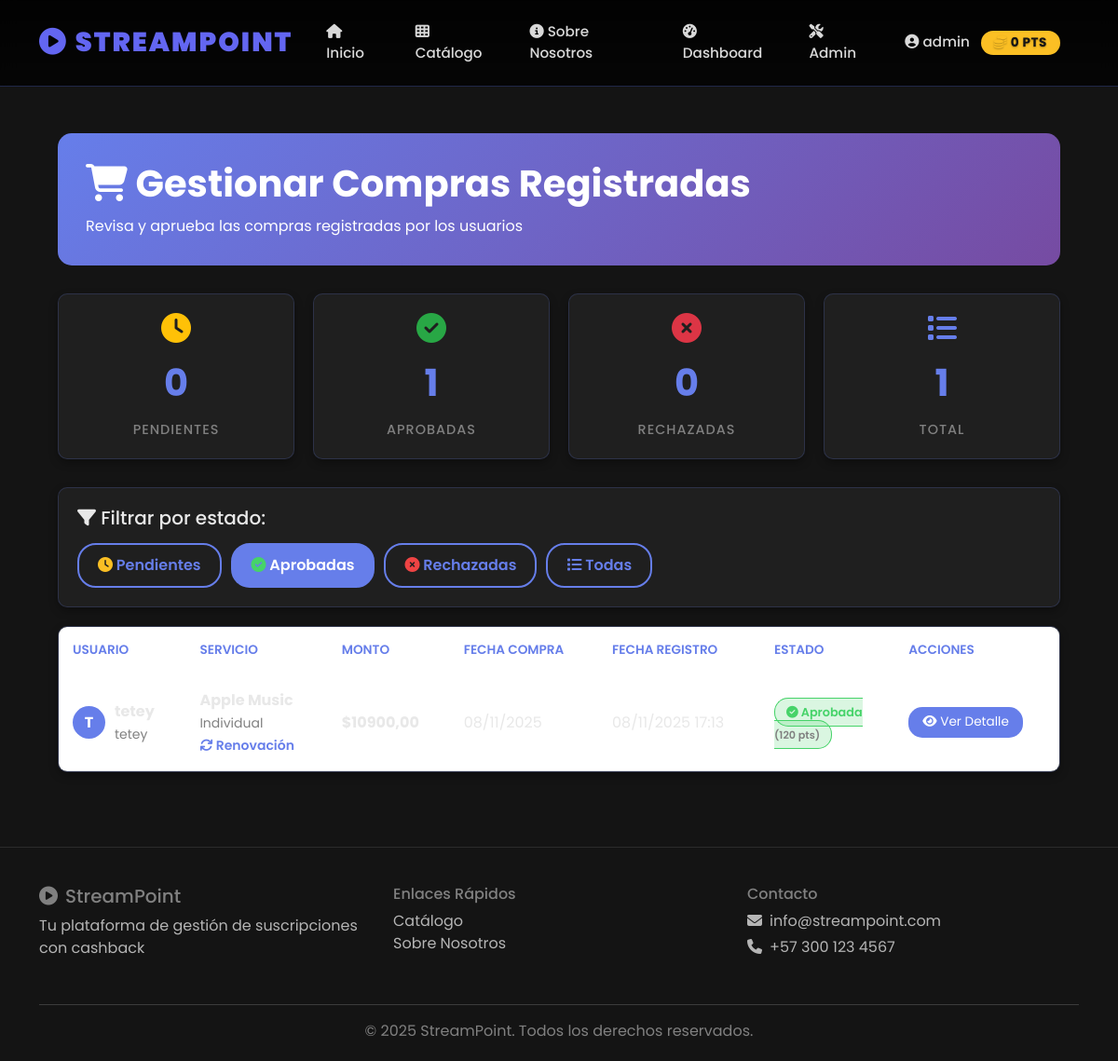
Page /management/gestionar-compras/?estado=aprobada (signed in) on the earlier database version.
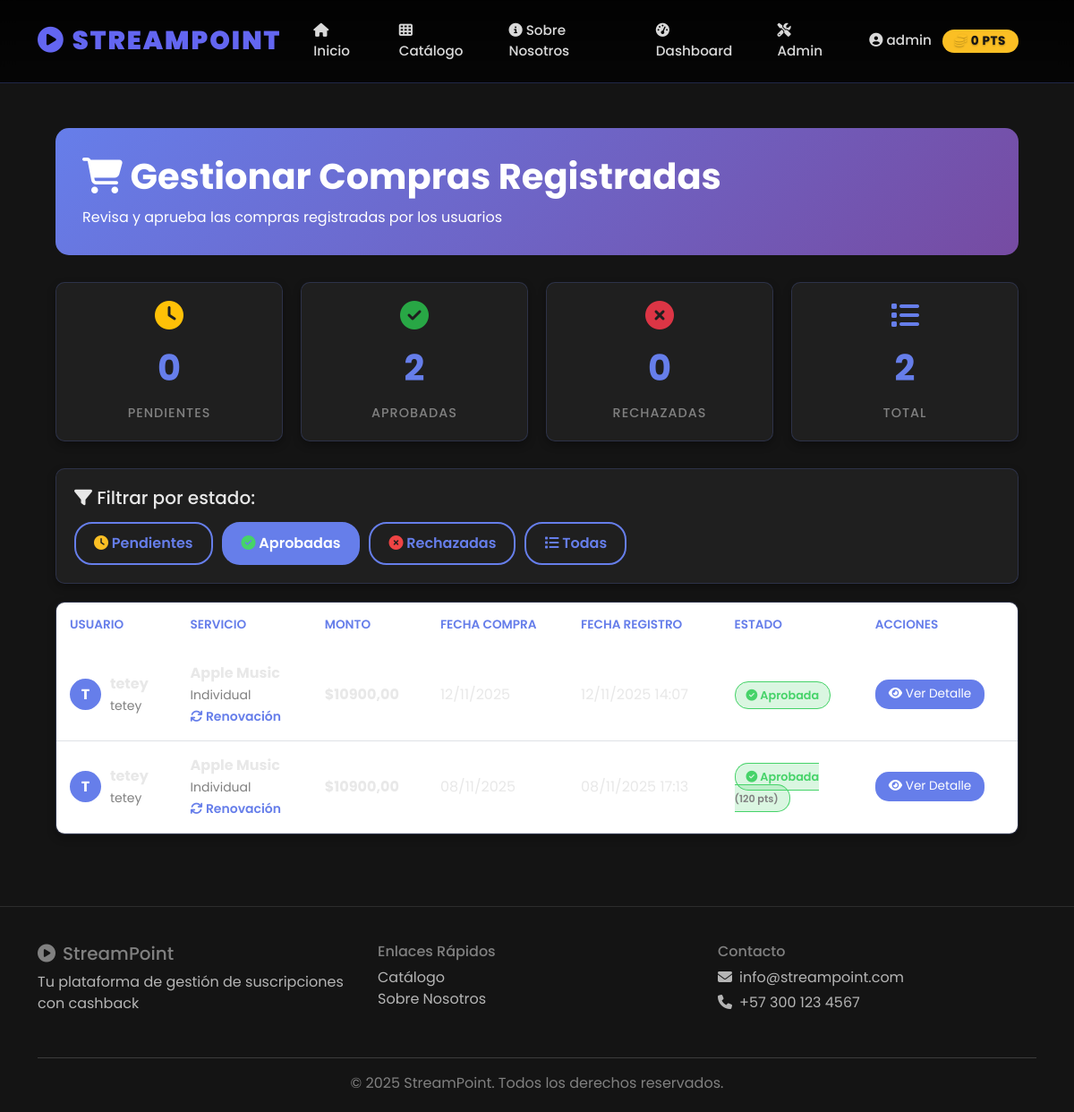
Same page on the later database version.
### core_user/models.py (models this page shows, shortened)
class RegistroCompra(models.Model):
    ESTADO_CHOICES = [
        ('pendiente', 'Pendiente de revisión'),
        ('aprobada', 'Aprobada'),
        ('rechazada', 'Rechazada'),
    ]
    usuario = models.ForeignKey(
        User,
        on_delete=models.CASCADE,
        related_name='registros_compra',
        help_text="Usuario que registra la compra"
    )
    nombre_completo = models.CharField(max_length=200, help_text="Nombre completo")
    correo = models.EmailField(help_text="Correo electrónico")
    nombre_usuario_app = models.CharField(
        max_length=200,
        help_text="Nombre de usuario en la app del servicio (Netflix, Spotify, etc.)"
    )
    telefono = models.CharField(max_length=15, blank=True, help_text="Teléfono de contacto")
    servicio = models.ForeignKey(
        'core_public.ServicioStreaming',
        on_delete=models.CASCADE,
        related_name='registros_compra',
        help_text="Servicio de streaming adquirido"
    )
    plan = models.ForeignKey(
        'core_public.PlanSuscripcion',
        on_delete=models.CASCADE,
        related_name='registros_compra',
        null=True,
        blank=True,
        help_text="Plan específico (opcional)"
    )
    monto_pagado = models.DecimalField(
        max_digits=10,
        decimal_places=2,
        help_text="Monto pagado por la compra"
    )
    fecha_compra = models.DateField(help_text="Fecha en que realizó la compra")
    comprobante = models.FileField(
        upload_to='comprobantes/%Y/%m/',
        blank=True,
        null=True,
        validators=[
            FileExtensionValidator(
                allowed_extensions=['pdf', 'jpg', 'jpeg', 'png', 'webp'],
                message="Solo se permiten archivos PDF, JPG, JPEG, PNG o WEBP"
            ),
            validate_file_size_and_content
        ],
        help_text="Comprobante de pago en formato PDF o imagen (JPG, PNG). Máximo 5MB"
    )
    descripcion = models.TextField(
        blank=True,
        help_text="Detalles adicionales sobre la compra"
    )
    estado = models.CharField(
        max_length=20,
        choices=ESTADO_CHOICES,
        default='pendiente'
    )
    es_primera_compra = models.BooleanField(
        default=False,
        help_text="Si es la primera compra del usuario en este servicio"
    )
    puntos_sugeridos = models.IntegerField(
        default=0,
        help_text="Puntos calculados automáticamente según el plan"
    )
    fecha_registro = models.DateTimeField(auto_now_add=True)
    fecha_revision = models.DateTimeField(null=True, blank=True)
    revisado_por = models.ForeignKey(
        User,
        on_delete=models.SET_NULL,
        null=True,
        blank=True,
        related_name='compras_revisadas',
        help_text="Admin que revisó la compra"
    )
    puntos_otorgados = models.IntegerField(
        default=0,
        help_text="Puntos otorgados al aprobar"
    )
    notas_admin = models.TextField(
        blank=True,
        help_text="Notas del administrador"
    )
    class Meta:
        verbose_name = "Registro de Compra"
        verbose_name_plural = "Registros de Compras"
        ordering = ['-fecha_registro']
        indexes = [
            models.Index(fields=['usuario', 'estado']),
            models.Index(fields=['estado', '-fecha_registro']),
            models.Index(fields=['servicio', 'usuario']),
            models.Index(fields=['-fecha_registro']),
        ]
    def aprobar(self, admin_user, puntos=None):
        """
        Aprobar la compra y otorgar puntos.
        Si no se especifican puntos, usa los puntos sugeridos automáticamente.
        """
        if puntos is None:
            puntos = self.puntos_sugeridos if self.puntos_sugeridos > 0 else self.calcular_puntos_automaticos()
        self.estado = 'aprobada'
        self.fecha_revision = timezone.now()
        self.revisado_por = admin_user
        self.puntos_otorgados = puntos
        self.save()
        perfil, created = PerfilUsuario.objects.get_or_create(user=self.usuario)
        tipo_compra = "Primera compra" if self.es_primera_compra else "Renovación"
        perfil.agregar_puntos(
            puntos,
            f"{tipo_compra} aprobada - {self.servicio.nombre}"
        )

### core_public/models.py (models this page shows, shortened)
class ServicioStreaming(models.Model):
    nombre = models.CharField(max_length=100, unique=True)
    categoria = models.ForeignKey(CategoriaStreaming, on_delete=models.CASCADE, related_name='servicios')
    logo_url = models.URLField(blank=True, help_text="URL del logo del servicio")
    descripcion = models.TextField()
    sitio_web = models.URLField()
    activo = models.BooleanField(default=True)
    fecha_creacion = models.DateTimeField(auto_now_add=True)
    class Meta:
        verbose_name_plural = "Servicios de Streaming"
        ordering = ['nombre']

class PlanSuscripcion(models.Model):
    DURACION_CHOICES = [
        ('mensual', 'Mensual'),
        ('trimestral', 'Trimestral'),
        ('semestral', 'Semestral'),
        ('anual', 'Anual'),
    ]
    servicio = models.ForeignKey(ServicioStreaming, on_delete=models.CASCADE, related_name='planes')
    nombre = models.CharField(max_length=100, help_text="Ej: Básico, Premium, Familiar")
    precio = models.DecimalField(max_digits=10, decimal_places=2)
    duracion = models.CharField(max_length=20, choices=DURACION_CHOICES, default='mensual')
    caracteristicas = models.JSONField(default=list, help_text="Lista de características del plan")
    puntos_primera_compra = models.IntegerField(default=100, help_text="Puntos por primera compra")
    puntos_renovacion = models.IntegerField(default=50, help_text="Puntos por cada renovación")
    activo = models.BooleanField(default=True)
    class Meta:
        verbose_name_plural = "Planes de Suscripción"
        ordering = ['servicio', 'precio']

### core_admin/views.py (the view)
# urls.py: path('gestionar-compras/', views.gestionar_compras, name='gestionar_compras'),
@staff_member_required
def gestionar_compras(request):
    estado_filtro = request.GET.get('estado', 'pendiente')
    if estado_filtro == 'todas':
        compras = RegistroCompra.objects.all()
    else:
        compras = RegistroCompra.objects.filter(estado=estado_filtro)
    compras = compras.select_related('usuario', 'servicio', 'plan', 'revisado_por').order_by('-fecha_registro')
    stats = {
        'pendientes': RegistroCompra.objects.filter(estado='pendiente').count(),
        'aprobadas': RegistroCompra.objects.filter(estado='aprobada').count(),
        'rechazadas': RegistroCompra.objects.filter(estado='rechazada').count(),
        'total': RegistroCompra.objects.count(),
    }
    context = {
        'compras': compras,
        'estado_filtro': estado_filtro,
        'stats': stats,
    }
    return render(request, 'admin_custom/gestionar_compras.html', context)

### core_user/templatetags/user_extras.py (called while the page is built)
@register.filter
def puntos_disponibles(user):
    if not user.is_authenticated:
        return 0
    perfil, created = PerfilUsuario.objects.get_or_create(user=user)
    return perfil.puntos_disponibles

### core_admin/templates/admin_custom/gestionar_compras.html (shortened to what the changed rows need)
{% extends 'base.html' %}
{% load static %}
{% block content %}
<div class="admin-container">
    <div class="page-header">
        <h1><i class="fas fa-shopping-cart"></i> Gestionar Compras Registradas</h1>
    </div>
    <div class="stats-grid">
        <div class="stat-card">
            <i class="fas fa-check-circle" style="font-size: 2rem; color: #28a745;"></i>
            <div class="stat-number">{{ stats.aprobadas }}</div>
            <div class="stat-label">Aprobadas</div>
        </div>
        <div class="stat-card">
            <i class="fas fa-list" style="font-size: 2rem; color: #667eea;"></i>
            <div class="stat-number">{{ stats.total }}</div>
            <div class="stat-label">Total</div>
        </div>
    </div>
    {% if compras %}
    <div class="compras-table">
        <table class="table">
            <thead>
                <tr>
                    <th>Usuario</th>
                    <th>Servicio</th>
                    <th>Monto</th>
                    <th>Fecha Compra</th>
                    <th>Fecha Registro</th>
                    <th>Estado</th>
                    <th>Acciones</th>
                </tr>
            </thead>
            <tbody>
                {% for compra in compras %}
                <tr>
                    <td>
                        <div class="user-info">
                            <div class="user-avatar">
                                {{ compra.usuario.username|slice:":1"|upper }}
                            </div>
                            <div>
                                <strong>{{ compra.usuario.username }}</strong><br>
                                <small style="color: var(--netflix-light-gray);">{{ compra.nombre_completo }}</small>
                            </div>
                        </div>
                    </td>
                    <td>
                        <strong>{{ compra.servicio.nombre }}</strong><br>
                        {% if compra.plan %}
                            <small style="color: var(--netflix-light-gray);">{{ compra.plan.nombre }}</small>
                        {% else %}
                            <small style="color: var(--netflix-light-gray);">Sin plan específico</small>
                        {% endif %}
                        <br>
                        {% if compra.es_primera_compra %}
                            <small style="color: #46d369; font-weight: 600;">
                                <i class="fas fa-star"></i> Primera compra
                            </small>
                        {% else %}
                            <small style="color: #667eea; font-weight: 600;">
                                <i class="fas fa-sync"></i> Renovación
                            </small>
                        {% endif %}
                    </td>
                    <td>
                        <strong>${{ compra.monto_pagado|floatformat:2 }}</strong>
                    </td>
                    <td>{{ compra.fecha_compra|date:"d/m/Y" }}</td>
                    <td>{{ compra.fecha_registro|date:"d/m/Y H:i" }}</td>
                    <td>
                        <span class="badge-estado badge-{{ compra.estado }}">
                            {% if compra.estado == 'pendiente' %}
                                <i class="fas fa-clock"></i> Pendiente
                            {% elif compra.estado == 'aprobada' %}
                                <i class="fas fa-check-circle"></i> Aprobada
                                {% if compra.puntos_otorgados %}
                                    <br><small>({{ compra.puntos_otorgados }} pts)</small>
                                {% endif %}
                            {% elif compra.estado == 'rechazada' %}
                                <i class="fas fa-times-circle"></i> Rechazada
                            {% endif %}
                        </span>
                    </td>
                    <td>
                        <a href="{% url 'admin_custom:detalle_compra_admin' compra.id %}" class="btn-action btn-ver">
                            <i class="fas fa-eye"></i> Ver Detalle
                        </a>
                    </td>
                </tr>
                {% endfor %}
            </tbody>
        </table>
    </div>
    {% endif %}
</div>
{% endblock %}

Differences in the rows shown:
added RegistroCompra: usuario.username "T", usuario.username "tetey", nombre_completo "tetey", servicio.nombre "Apple Music", plan.nombre "Individual", es_primera_compra False (drawn), monto_pagado "10900,00", fecha_compra "12/11/2025", fecha_registro "12/11/2025 14:07", estado "aprobada" (drawn)
Other differences:
{{ stats.aprobadas }}: "1" → "2"
{{ stats.total }}: "1" → "2"
